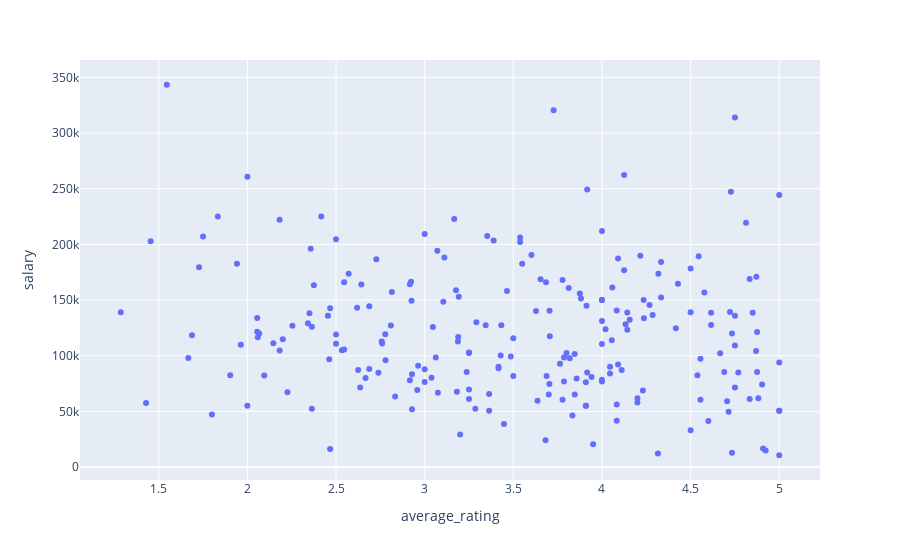

The cell this chart's notebook holds for it:
### Code cell
tmp[tmp["num_reviews"] > 10].plot(
    kind="scatter",
    x="average_rating",
    y="salary",
    hover_data=['name']
    # line_kws={"color": "red"},
    # fit_reg=True
)

### Figure 1 — Plotly figure (JSON) as saved in the notebook; plotly's stock layout.template omitted (floating-point values rounded to 4 significant figures; data arrays with more than 128 entries replaced by an {"elided": "..."} marker saying what was removed)
{"data": [{"customdata": {"elided": "222x1 str values"}, "hovertemplate": "average_rating=%{x}<br>salary=%{y}<br>name=%{customdata[0]}<extra></extra>", "legendgroup": "", "marker": {"color": "#636efa", "symbol": "circle"}, "mode": "markers", "name": "", "orientation": "v", "showlegend": false, "type": "scatter", "x": {"elided": "222 float values"}, "xaxis": "x", "y": {"elided": "222 float values"}, "yaxis": "y"}], "layout": {"legend": {"tracegroupgap": 0}, "margin": {"t": 60}, "xaxis": {"anchor": "y", "domain": [0, 1], "title": {"text": "average_rating"}}, "yaxis": {"anchor": "x", "domain": [0, 1], "title": {"text": "salary"}}}}
